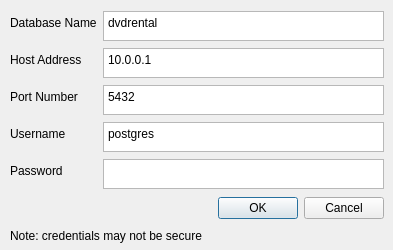
<?xml version="1.0" encoding="UTF-8"?>
<ui version="4.0">
 <class>credsDialog</class>
 <widget class="QDialog" name="credsDialog">
  <property name="geometry">
   <rect>
    <x>0</x>
    <y>0</y>
    <width>393</width>
    <height>250</height>
   </rect>
  </property>
  <property name="windowTitle">
   <string>Dialog</string>
  </property>
  <property name="statusTip">
   <string/>
  </property>
  <widget class="QWidget" name="layoutWidget">
   <property name="geometry">
    <rect>
     <x>10</x>
     <y>10</y>
     <width>374</width>
     <height>209</height>
    </rect>
   </property>
   <layout class="QGridLayout" name="gridLayout" columnstretch="0" columnminimumwidth="0">
    <property name="sizeConstraint">
     <enum>QLayout::SizeConstraint::SetDefaultConstraint</enum>
    </property>
    <item row="0" column="0">
     <layout class="QFormLayout" name="formLayout">
      <item row="0" column="0">
       <widget class="QLabel" name="dbNameLabel">
        <property name="text">
         <string>Database Name</string>
        </property>
       </widget>
      </item>
      <item row="0" column="1">
       <widget class="QPlainTextEdit" name="dbNameTextEdit">
        <property name="maximumSize">
         <size>
          <width>16777215</width>
          <height>30</height>
         </size>
        </property>
        <property name="plainText">
         <string>dvdrental</string>
        </property>
       </widget>
      </item>
      <item row="1" column="0">
       <widget class="QLabel" name="addressLabel">
        <property name="text">
         <string>Host Address</string>
        </property>
       </widget>
      </item>
      <item row="1" column="1">
       <widget class="QPlainTextEdit" name="addressTextEdit">
        <property name="maximumSize">
         <size>
          <width>16777215</width>
          <height>30</height>
         </size>
        </property>
        <property name="plainText">
         <string>10.0.0.1</string>
        </property>
       </widget>
      </item>
      <item row="2" column="0">
       <widget class="QLabel" name="portLabel">
        <property name="text">
         <string>Port Number</string>
        </property>
       </widget>
      </item>
      <item row="2" column="1">
       <widget class="QPlainTextEdit" name="portTextEdit">
        <property name="maximumSize">
         <size>
          <width>16777215</width>
          <height>30</height>
         </size>
        </property>
        <property name="plainText">
         <string>5432</string>
        </property>
       </widget>
      </item>
      <item row="3" column="0">
       <widget class="QLabel" name="usernameLabel">
        <property name="text">
         <string>Username</string>
        </property>
       </widget>
      </item>
      <item row="3" column="1">
       <widget class="QPlainTextEdit" name="usernameTextEdit">
        <property name="maximumSize">
         <size>
          <width>16777215</width>
          <height>30</height>
         </size>
        </property>
        <property name="plainText">
         <string>postgres</string>
        </property>
       </widget>
      </item>
      <item row="4" column="0">
       <widget class="QLabel" name="passwordLabel">
        <property name="text">
         <string>Password</string>
        </property>
       </widget>
      </item>
      <item row="4" column="1">
       <widget class="QPlainTextEdit" name="passwordTextEdit">
        <property name="maximumSize">
         <size>
          <width>16777215</width>
          <height>30</height>
         </size>
        </property>
       </widget>
      </item>
     </layout>
    </item>
    <item row="1" column="0">
     <widget class="QDialogButtonBox" name="buttonBox">
      <property name="orientation">
       <enum>Qt::Orientation::Horizontal</enum>
      </property>
      <property name="standardButtons">
       <set>QDialogButtonBox::StandardButton::Cancel|QDialogButtonBox::StandardButton::Ok</set>
      </property>
     </widget>
    </item>
   </layout>
  </widget>
  <widget class="QLabel" name="label">
   <property name="geometry">
    <rect>
     <x>10</x>
     <y>226</y>
     <width>361</width>
     <height>20</height>
    </rect>
   </property>
   <property name="font">
    <font>
     <pointsize>9</pointsize>
    </font>
   </property>
   <property name="text">
    <string>Note: credentials may not be secure</string>
   </property>
  </widget>
 </widget>
 <resources/>
 <connections>
  <connection>
   <sender>buttonBox</sender>
   <signal>accepted()</signal>
   <receiver>credsDialog</receiver>
   <slot>accept()</slot>
   <hints>
    <hint type="sourcelabel">
     <x>248</x>
     <y>254</y>
    </hint>
    <hint type="destinationlabel">
     <x>157</x>
     <y>274</y>
    </hint>
   </hints>
  </connection>
  <connection>
   <sender>buttonBox</sender>
   <signal>rejected()</signal>
   <receiver>credsDialog</receiver>
   <slot>reject()</slot>
   <hints>
    <hint type="sourcelabel">
     <x>316</x>
     <y>260</y>
    </hint>
    <hint type="destinationlabel">
     <x>286</x>
     <y>274</y>
    </hint>
   </hints>
  </connection>
 </connections>
</ui>
